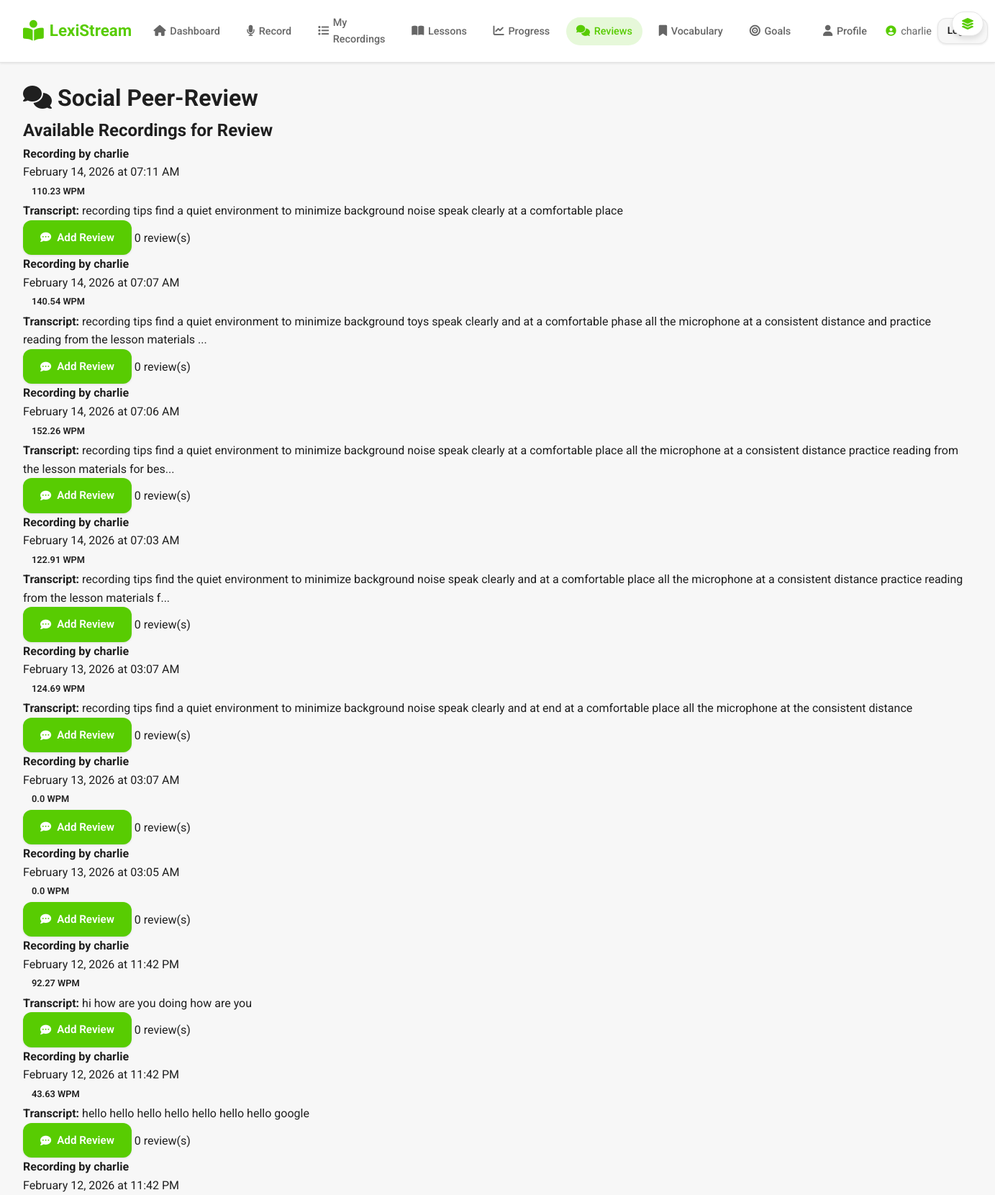
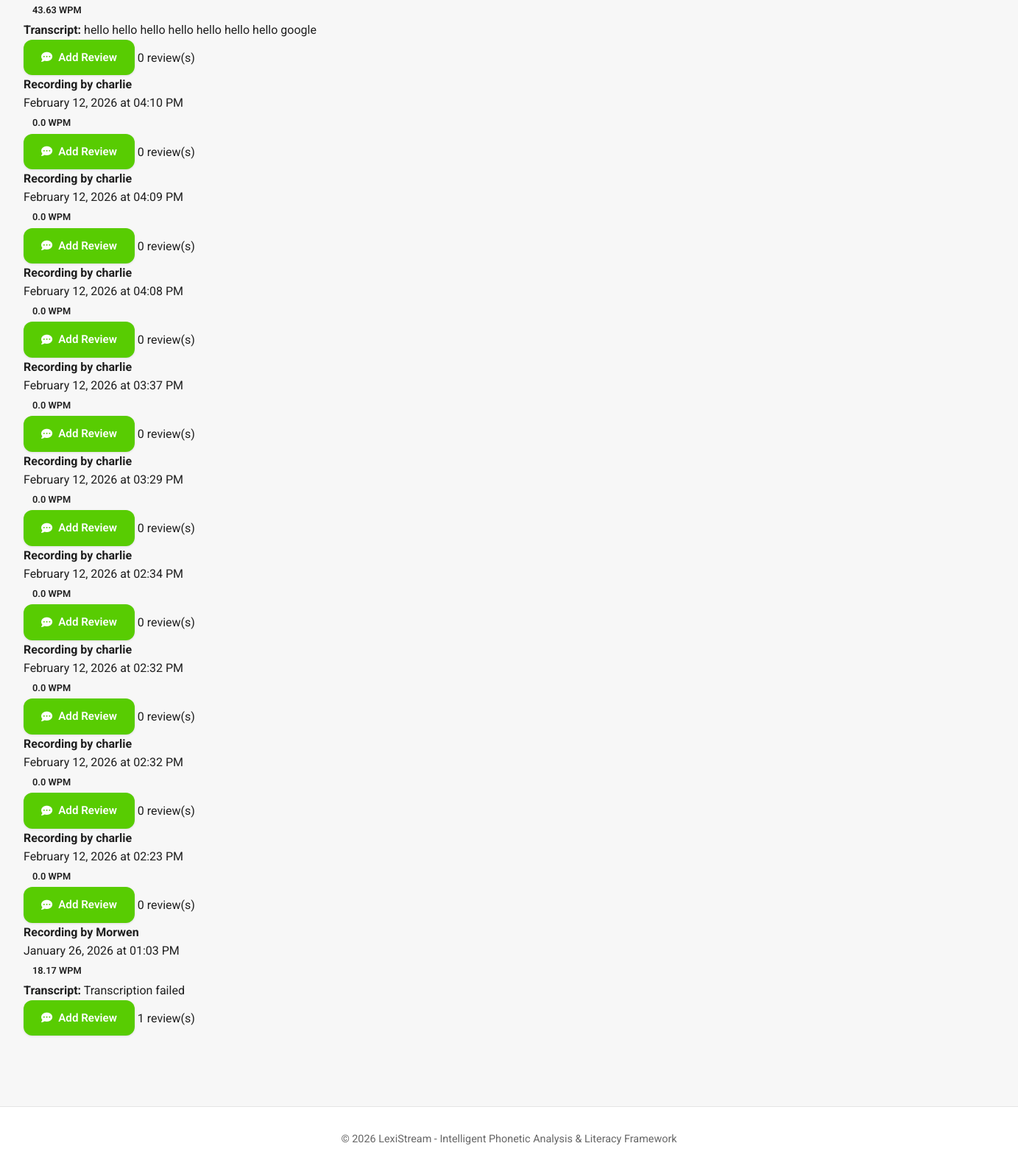
The app's page /reviews (signed in) with its own data (2 pictures, top to bottom).
### app.py (models this page shows)
class User(UserMixin, db.Model):
    id = db.Column(db.Integer, primary_key=True)
    username = db.Column(db.String(80), unique=True, nullable=False)
    email = db.Column(db.String(120), unique=True, nullable=False)
    password_hash = db.Column(db.String(255), nullable=False)
    is_admin = db.Column(db.Boolean, default=False, nullable=False)
    display_name = db.Column(db.String(120))
    bio = db.Column(db.Text)
    location = db.Column(db.String(120))
    website = db.Column(db.String(255))
    avatar_url = db.Column(db.String(255))
    role = db.Column(db.String(20), default="user", nullable=False)  # user, teacher, admin
    created_at = db.Column(db.DateTime, default=datetime.utcnow)

class Recording(db.Model):
    id = db.Column(db.Integer, primary_key=True)
    user_id = db.Column(db.Integer, db.ForeignKey('user.id'), nullable=False)
    filename = db.Column(db.String(255), nullable=False)
    transcript = db.Column(db.Text)
    ai_feedback = db.Column(db.Text)  # OpenAI-generated feedback on what user said
    words_per_minute = db.Column(db.Float)
    duration_seconds = db.Column(db.Float)
    created_at = db.Column(db.DateTime, default=datetime.utcnow)
    user = db.relationship('User', backref=db.backref('recordings', lazy=True))

### app.py (the view)
@app.route('/reviews')
@login_required
def reviews():
    all_recordings = Recording.query.order_by(Recording.created_at.desc()).limit(50).all()
    my_reviews = Review.query.filter_by(reviewer_id=current_user.id).all()
    return render_template('reviews.html', recordings=all_recordings, my_reviews=my_reviews)

### app.py (called while the page is built)
@login_manager.user_loader
def load_user(user_id):
    return User.query.get(int(user_id))

### templates/reviews.html (shortened to what this page needs)
{% extends "base.html" %}
{% block content %}
<div class="reviews-container">
    <h1 class="page-title"><i class="fas fa-comments"></i> Social Peer-Review</h1>
    <div class="reviews-section">
        <h2>Available Recordings for Review</h2>
        {% if recordings %}
        <div class="recordings-list">
            {% for recording in recordings %}
            <div class="review-item">
                <div class="review-header">
                    <div>
                        <h4>Recording by {{ recording.user.username }}</h4>
                        <span class="review-date">{{ recording.created_at.strftime('%B %d, %Y at %I:%M %p') }}</span>
                    </div>
                    <div class="review-stats">
                        <span class="badge">{{ recording.words_per_minute }} WPM</span>
                    </div>
                </div>
                {% if recording.transcript %}
                <div class="review-transcript">
                    <p><strong>Transcript:</strong> {{ recording.transcript[:200] }}{% if recording.transcript|length > 200 %}...{% endif %}</p>
                </div>
                {% endif %}
                <div class="review-actions">
                    <a href="{{ url_for('review_recording', recording_id=recording.id) }}" class="btn btn-primary">
                        <i class="fas fa-comment-dots"></i> Add Review
                    </a>
                    <span class="review-count">{{ recording.reviews|length }} review(s)</span>
                </div>
            </div>
            {% endfor %}
        </div>
        {% else %}
        <div class="empty-state">
            <i class="fas fa-comments"></i>
            <h3>No recordings available for review</h3>
            <p>Recordings will appear here for peer review.</p>
        </div>
        {% endif %}
    </div>
</div>
{% endblock %}

### templates/base.html (shortened to what this page needs)
<!DOCTYPE html>
<html lang="en">
<head>
    <link rel="stylesheet" href="{{ url_for('static', filename='css/style.css') }}">
    <link rel="stylesheet" href="https://cdnjs.cloudflare.com/ajax/libs/font-awesome/6.4.0/css/all.min.css">
</head>
<body>
    <header class="navbar">
        <div class="nav-container">
            <div class="nav-left">
                <a href="{% if current_user.is_authenticated %}{% if current_user.is_admin %}{{ url_for('admin_dashboard') }}{% else %}{{ url_for('dashboard') }}{% endif %}{% else %}{{ url_for('index') }}{% endif %}" class="nav-logo">
                    <i class="fas fa-book-reader"></i>
                    <span>LexiStream</span>
                </a>
            </div>
            <div class="nav-center">
                {% if current_user.is_authenticated %}
                <ul class="nav-menu">
                    {% if current_user.is_admin or current_user.role == 'admin' %}
                    <li>
                        <a href="{{ url_for('admin_dashboard') }}" class="nav-link {% if request.endpoint == 'admin_dashboard' %}active{% endif %}">
                            <i class="fas fa-shield-alt"></i><span>Admin</span>
                        </a>
                    </li>
                    {% elif current_user.role == 'teacher' %}
                    <li>
                        <a href="{{ url_for('teacher_dashboard') }}" class="nav-link {% if request.endpoint == 'teacher_dashboard' %}active{% endif %}">
                            <i class="fas fa-chalkboard-teacher"></i><span>Teacher</span>
                        </a>
                    </li>
                    {% else %}
                    <li>
                        <a href="{{ url_for('dashboard') }}" class="nav-link {% if request.endpoint == 'dashboard' %}active{% endif %}">
                            <i class="fas fa-home"></i><span>Dashboard</span>
                        </a>
                    </li>
                    {% endif %}
                    <li>
                        <a href="{{ url_for('record') }}" class="nav-link {% if request.endpoint == 'record' %}active{% endif %}">
                            <i class="fas fa-microphone"></i><span>Record</span>
                        </a>
                    </li>
                    <li>
                        <a href="{{ url_for('recordings') }}" class="nav-link {% if request.endpoint == 'recordings' %}active{% endif %}">
                            <i class="fas fa-list"></i><span>My Recordings</span>
                        </a>
                    </li>
                    <li>
                        <a href="{{ url_for('lessons') }}" class="nav-link {% if request.endpoint == 'lessons' %}active{% endif %}">
                            <i class="fas fa-book-open"></i><span>Lessons</span>
                        </a>
                    </li>
                    <li>
                        <a href="{{ url_for('progress') }}" class="nav-link {% if request.endpoint == 'progress' %}active{% endif %}">
                            <i class="fas fa-chart-line"></i><span>Progress</span>
                        </a>
                    </li>
                    <li>
                        <a href="{{ url_for('reviews') }}" class="nav-link {% if 'review' in request.endpoint %}active{% endif %}">
                            <i class="fas fa-comments"></i><span>Reviews</span>
                        </a>
                    </li>
                    <li>
                        <a href="{{ url_for('vocabulary') }}" class="nav-link {% if request.endpoint == 'vocabulary' %}active{% endif %}">
                            <i class="fas fa-bookmark"></i><span>Vocabulary</span>
                        </a>
                    </li>
                    <li>
                        <a href="{{ url_for('goals') }}" class="nav-link {% if request.endpoint == 'goals' %}active{% endif %}">
                            <i class="fas fa-bullseye"></i><span>Goals</span>
                        </a>
                    </li>
                </ul>
                {% endif %}
            </div>
            <div class="nav-right">
                {% if current_user.is_authenticated %}
                <a href="{{ url_for('profile') }}" class="nav-link" style="margin-right: 0.25rem;">
                    <i class="fas fa-user"></i><span>Profile</span>
                </a>
                <span class="nav-user">
                    <i class="fas fa-user-circle"></i>
                    {{ current_user.username }}{% if current_user.is_admin %} (Admin){% endif %}
                </span>
                <a href="{{ url_for('logout') }}" class="btn btn-secondary btn-sm">Logout</a>
                {% else %}
                <a href="{{ url_for('login') }}" class="btn btn-secondary btn-sm">Login</a>
                <a href="{{ url_for('register') }}" class="btn btn-primary btn-sm">Register</a>
                {% endif %}
            </div>
        </div>
    </header>
    {% if current_user.is_authenticated %}
    <button type="button" id="toggleCanvasBtn" class="canvas-toggle" title="Toggle dashboard">
        <i class="fas fa-layer-group"></i>
    </button>
    {% endif %}
    <main class="main-content">
        {% block content %}{% endblock %}
    </main>
    <footer class="footer">
        <p>&copy; 2026 LexiStream - Intelligent Phonetic Analysis & Literacy Framework</p>
    </footer>
</body>
</html>

### static/css/style.css (style rules this page uses)
* { margin: 0; padding: 0; box-sizing: border-box; }
:root { --matcha-dark: #58cc02; --matcha-light: #89e219; --matcha-hover: #4fb800; --cream-bg: #f7f7f7; --cream-light: #ffffff; --cream-border: #e5e5e5; --text-primary: #1f1f1f; --text-secondary: #666666; --text-light: #999999; --danger: #dc3545; --warning: #ffc107; --shadow-sm: 0 1px 3px rgba(0, 0, 0, 0.1); --shadow-md: 0 4px 6px rgba(0, 0, 0, 0.1); --shadow-lg: 0 10px 20px rgba(0, 0, 0, 0.1); }
body { font-family: 'Roboto', -apple-system, BlinkMacSystemFont, 'Segoe UI', sans-serif; background: var(--cream-bg); color: var(--text-primary); line-height: 1.6; min-height: 100vh; }
.navbar { background: var(--cream-light); border-bottom: 1px solid var(--cream-border); position: sticky; top: 0; z-index: 1000; box-shadow: var(--shadow-sm); transition: transform 0.3s ease; }
.nav-container { max-width: 1400px; margin: 0 auto; padding: 0.75rem 2rem; display: flex; align-items: center; justify-content: space-between; gap: 1rem; }
.nav-left, .nav-center, .nav-right { display: flex; align-items: center; gap: 1rem; }
.nav-logo { display: inline-flex; align-items: center; gap: 0.5rem; font-size: 1.4rem; font-weight: 700; color: var(--matcha-dark); text-decoration: none; }
.nav-logo i { font-size: 1.8rem; }
.nav-menu { list-style: none; display: flex; align-items: center; gap: 0.5rem; }
.nav-link { display: inline-flex; align-items: center; gap: 0.35rem; padding: 0.5rem 0.9rem; border-radius: 999px; text-decoration: none; color: var(--text-secondary); font-size: 0.9rem; font-weight: 500; transition: background 0.2s ease, color 0.2s ease; }
.nav-link i { font-size: 0.95rem; }
.nav-link.active { background: rgba(88, 204, 2, 0.15); color: var(--matcha-dark); }
.nav-user { display: inline-flex; align-items: center; gap: 0.4rem; font-size: 0.9rem; color: var(--text-secondary); }
.nav-user i { color: var(--matcha-dark); }
.nav-right .btn-sm { padding: 0.4rem 0.8rem; }
.nav-right { gap: 0.5rem; }
.canvas-toggle { position: fixed; top: 1rem; right: 1rem; z-index: 1100; background: var(--cream-light); border: 1px solid var(--cream-border); border-radius: 999px; padding: 0.5rem 0.75rem; box-shadow: var(--shadow-md); display: flex; align-items: center; justify-content: center; cursor: pointer; }
.canvas-toggle i { font-size: 1rem; color: var(--matcha-dark); }
.main-content { max-width: 1400px; margin: 0 auto; padding: 1.5rem 2rem 2rem; }
.btn { display: inline-flex; align-items: center; gap: 0.5rem; padding: 0.75rem 1.5rem; border: none; border-radius: 12px; font-weight: 600; font-size: 0.95rem; cursor: pointer; transition: all 0.2s ease; text-decoration: none; font-family: 'Roboto', sans-serif; box-shadow: var(--shadow-sm); }
.btn-primary { background: var(--matcha-dark); color: white; }
.btn-secondary { background: var(--cream-light); color: var(--text-primary); border: 2px solid var(--cream-border); }
.btn-sm { padding: 0.5rem 1rem; font-size: 0.85rem; }
.badge { display: inline-block; padding: 0.25rem 0.75rem; border-radius: 20px; font-size: 0.8rem; font-weight: 600; }
.footer { background: var(--cream-light); border-top: 1px solid var(--cream-border); text-align: center; padding: 2rem; margin-top: 4rem; color: var(--text-secondary); font-size: 0.9rem; }
.btn-secondary { background: var(--cream-bg); color: var(--text-primary); border: 1px solid var(--cream-border); }

### records on screen
User: username "charlie"
Recording: user.username "charlie", created_at "February 14, 2026 at 07:11 AM", words_per_minute "110.23", transcript "recording tips find a quiet environment to minimize background noise speak clearly at a comfortable place", reviews|length "0"
Recording: user.username "charlie", created_at "February 14, 2026 at 07:07 AM", words_per_minute "140.54", transcript "recording tips find a quiet environment to minimize background toys speak clearly and at a comfortable phase all the microphone at a consistent distance and practice reading from the lesson materials", reviews|length "0"
Recording: user.username "charlie", created_at "February 14, 2026 at 07:06 AM", words_per_minute "152.26", transcript "recording tips find a quiet environment to minimize background noise speak clearly at a comfortable place all the microphone at a consistent distance practice reading from the lesson materials for bes", reviews|length "0"
Recording: user.username "charlie", created_at "February 14, 2026 at 07:03 AM", words_per_minute "122.91", transcript "recording tips find the quiet environment to minimize background noise speak clearly and at a comfortable place all the microphone at a consistent distance practice reading from the lesson materials f", reviews|length "0"
Recording: user.username "charlie", created_at "February 13, 2026 at 03:07 AM", words_per_minute "124.69", transcript "recording tips find a quiet environment to minimize background noise speak clearly and at end at a comfortable place all the microphone at the consistent distance", reviews|length "0"
Recording: user.username "charlie", created_at "February 13, 2026 at 03:07 AM", words_per_minute "0.0", reviews|length "0"
Recording: user.username "charlie", created_at "February 13, 2026 at 03:05 AM", words_per_minute "0.0", reviews|length "0"
Recording: user.username "charlie", created_at "February 12, 2026 at 11:42 PM", words_per_minute "92.27", transcript "hi how are you doing how are you", reviews|length "0"
Recording: user.username "charlie", created_at "February 12, 2026 at 11:42 PM", words_per_minute "43.63", transcript "hello hello hello hello hello hello hello google", reviews|length "0"
Recording: user.username "charlie", created_at "February 12, 2026 at 11:42 PM", words_per_minute "43.63", transcript "hello hello hello hello hello hello hello google", reviews|length "0"
Recording: user.username "charlie", created_at "February 12, 2026 at 04:10 PM", words_per_minute "0.0", reviews|length "0"
Recording: user.username "charlie", created_at "February 12, 2026 at 04:09 PM", words_per_minute "0.0", reviews|length "0"
Recording: user.username "charlie", created_at "February 12, 2026 at 04:08 PM", words_per_minute "0.0", reviews|length "0"
Recording: user.username "charlie", created_at "February 12, 2026 at 03:37 PM", words_per_minute "0.0", reviews|length "0"
Recording: user.username "charlie", created_at "February 12, 2026 at 03:29 PM", words_per_minute "0.0", reviews|length "0"
Recording: user.username "charlie", created_at "February 12, 2026 at 02:34 PM", words_per_minute "0.0", reviews|length "0"
Recording: user.username "charlie", created_at "February 12, 2026 at 02:32 PM", words_per_minute "0.0", reviews|length "0"
Recording: user.username "charlie", created_at "February 12, 2026 at 02:32 PM", words_per_minute "0.0", reviews|length "0"
Recording: user.username "charlie", created_at "February 12, 2026 at 02:23 PM", words_per_minute "0.0", reviews|length "0"
Recording: user.username "Morwen", created_at "January 26, 2026 at 01:03 PM", words_per_minute "18.17", transcript "Transcription failed", reviews|length "1"
